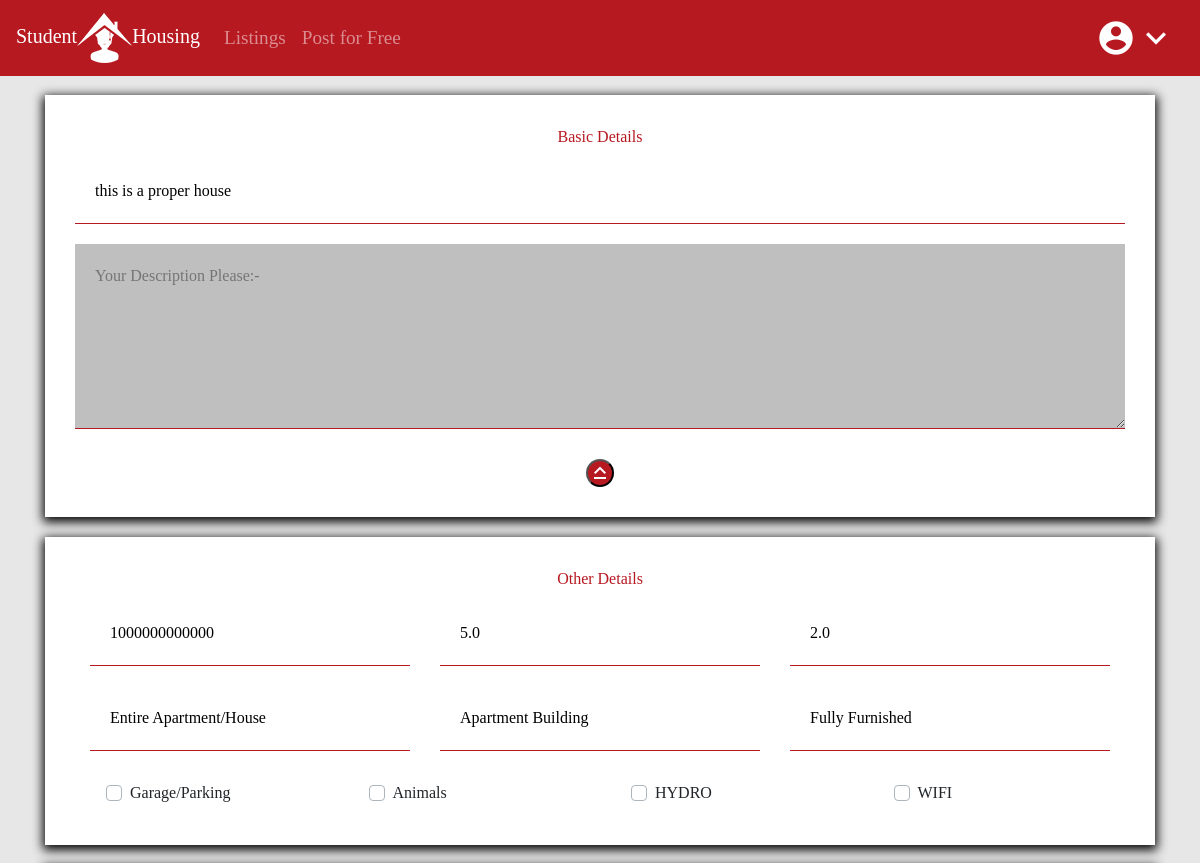
Page /edit/10 (signed in, upper part) on the earlier database version.
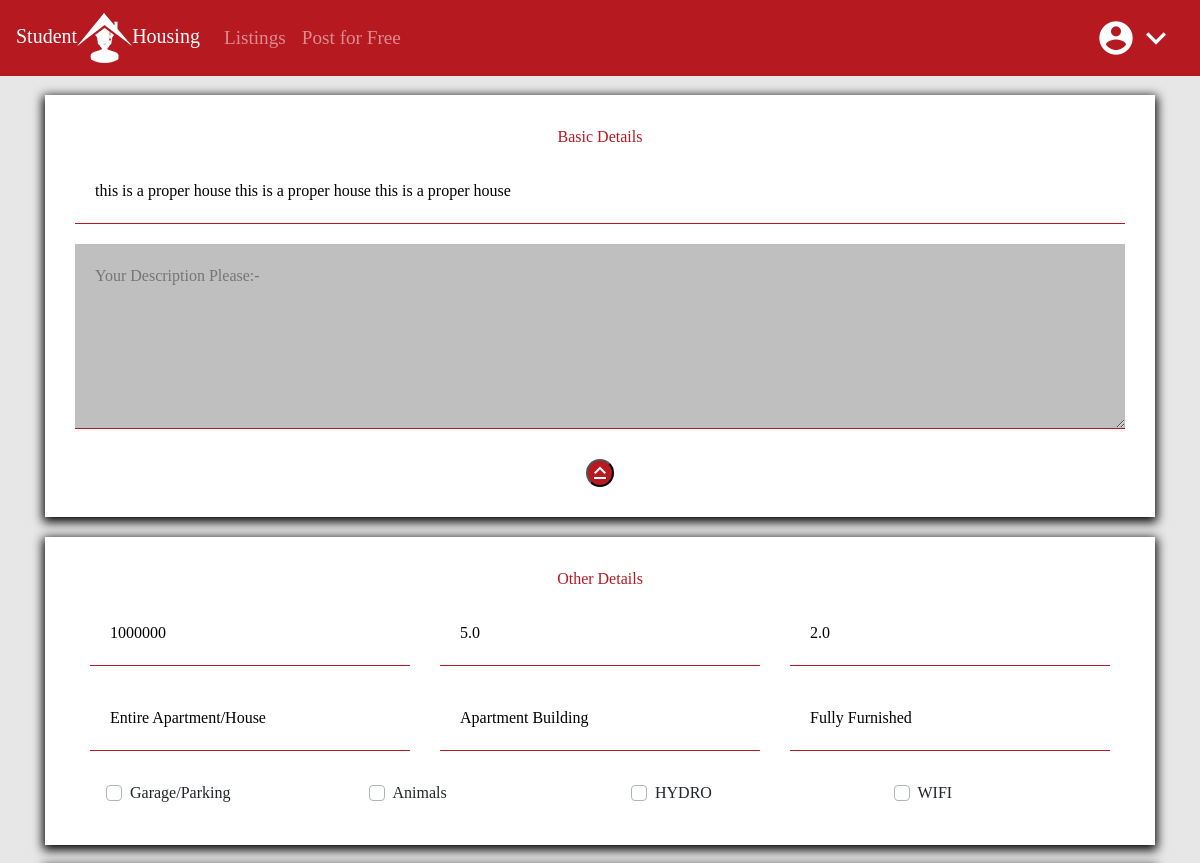
Same page on the later database version.
### listings/models.py (models this page shows, shortened)
class HouseListings(models.Model):
    title = models.CharField(max_length=200)
    description = models.TextField(blank=True)
    price = models.IntegerField()
    address = models.CharField(max_length=200, default="")
    city = models.CharField(max_length=10, choices=city)
    zipCode = models.CharField(max_length=10)
    building_type = models.CharField(choices=typeB, max_length=18)
    garage = models.BooleanField(default=False)
    space_given = models.CharField(choices=space, max_length=15)
    created_date = models.DateTimeField(default=timezone.now, blank=True)
    is_published = models.BooleanField(default=True)
    image1 = models.ImageField(upload_to='photos/%Y%m%d/', default="default.jpeg")
    image2 = models.ImageField(upload_to='photos/%Y%m%d/', blank=True)
    image3 = models.ImageField(upload_to='photos/%Y%mb%d/', blank=True)
    image4 = models.ImageField(upload_to='photos/%Y%m%d/', blank=True)
    image5 = models.ImageField(upload_to='photos/%Y%m%d/', blank=True)
    image6 = models.ImageField(upload_to='photos/%Y%m%d/', blank=True)
    image7 = models.ImageField(upload_to='photos/%Y%m%d/', blank=True)
    image8 = models.ImageField(upload_to='photos/%Y%m%d/', blank=True)
    image9 = models.ImageField(upload_to='photos/%Y%mb%d/', blank=True)
    image10 = models.ImageField(upload_to='photos/%Y%m%d/', blank=True)
    image11 = models.ImageField(upload_to='photos/%Y%m%d/', blank=True)
    image12 = models.ImageField(upload_to='photos/%Y%m%d/', blank=True)
    bathrooms = models.DecimalField(max_digits=2, default=1, decimal_places=1)
    electricityIncluded = models.BooleanField(default=False)
    wifiIncluded = models.BooleanField(default=False)
    animalsAllowed = models.BooleanField(default=False)
    furnished = models.TextField(choices=furnish)
    user = models.ForeignKey(User, on_delete=models.CASCADE)
    size = models.DecimalField(blank=True, decimal_places=1, max_digits=2, default=3.5)
    bathrooms = models.DecimalField(blank=True, decimal_places=1, max_digits=2, default=2)

### listings/views.py (the view)
# urls.py: path('edit/<int:request_id>', views.edit_listing, name='edit'),
def edit_listing(request, request_id):
    listing = get_object_or_404(HouseListings, pk=request_id)
    if listing.user == request.user:
        if request.method == 'POST':
            form = SaveData(request.POST, request.FILES, instance=listing)
            if form.is_valid():
                listing.save()
                return redirect('listings')
        else:
            form = SaveData()
        return render(request, 'add_listing.html',
                      {' form': form, 'listing': listing, 's': space_type_c, 'c': city_c, 'b': building_type_c,
                       'o': order_c,
                       'f': furnished_c})
    else:
        messages.error("You Cannot Edit This Listing")
        return redirect('dashboard')

### listings/forms.py
class SaveData(forms.ModelForm):
    class Meta:
        model = HouseListings
        exclude = ['created_date', 'user']

### templates/add_listing.html (shortened to what this page needs)
{% extends 'base.html' %}
{% block content %}
<div class="newAds container">
    <form method="POST" enctype="multipart/form-data"> {% csrf_token%}
            <div class="new_upload_card container">
                <div class="card-heading">Basic Details</div>
                <input type="text" name="title" placeholder="Title (keep it short and sweet) *" value="{{listing.title}}" required>
                <textarea name="description" placeholder="Your Description Please:-" rows="6"  value="{{listing.description}}">{{listing.description}}</textarea>
                <a href="#card2">
                    <button type="button" class="new_upload_button"><i class="material-icons">keyboard_capslock
                    </i></button>
                </a>
            </div>
            <div class="new_upload_card container" id="card2">
                <div class="card-heading">Other Details</div>
                <div class="row row-cols-3">
                    <div class="col-lg-4">
                        <input type="text" name="price" placeholder="Price / Month  *" required  value="{{listing.price}}">
                    </div>
                    <div class="col-4">
                        <input type="number" step="0.5" name="size" class="input-form-txt" placeholder="size (3.5 , 5.5)" max="20" min="0.5"  value="{{listing.size}}">
                    </div>
                    <div class="col-4">
                        <input type="number" step="0.5" name="bathroom" class="input-form-txt" placeholder="Bathrooms (1, 1.5)" max="20" min="1"   value="{{listing.bathrooms}}">
                    </div>
                    <div class="col-4">
                        <select class="input-form-dpd" name="space_given">
                            {% for i,j in s.items %}
                        <option value="{{i}}" {%if i == listing.space_given %} selected {%endif%}>{{j}}</option>
                        {%endfor%}
                        </select></div>
                    <div class="col-4">
                        <select class="input-form-dpd" name="building_type">
    {% for i,j in b.items %}
                        <option value="{{i}}" {%if i == listing.building_type %} selected {%endif%}>{{j}}</option>
                        {%endfor%}
                        </select></div>
                    <div class="col-4">
                        <select class="input-form-dpd" name="furnished">
    {% for i,j in f.items %}
                        <option value="{{i}}" {%if i == listing.furnished %} selected {%endif%}>{{j}}</option>
                        {%endfor%}
                        </select></div>
                    <div class="col-3">
                        <div class=" custom-checkbox input-form-cb">
                            <label class="custom-control-label" for="Garage">Garage/Parking</label>
                        </div>
                    </div>
                    <div class="col-3">
                        <div class=" custom-checkbox input-form-cb">
                            <label class="custom-control-label" for="animals">Animals</label>
                        </div>
                    </div>
                    <div class="col-3">
                        <div class=" custom-checkbox input-form-cb">
                            <label class="custom-control-label" for="hydro">HYDRO</label>
                        </div>
                    </div>
                    <div class="col-3">
                        <div class=" custom-checkbox input-form-cb">
                            <label class="custom-control-label" for="wifi">WIFI</label>
                        </div>
                    </div>
                </div>
            </div>
    </form>
</div>
{%endblock%}

Differences in the rows shown:
changed HouseListings "Your Description Please:-": title "this is a proper house" → "this is a proper house this is a proper house this is a proper house"; price "1000000000000" → "1000000"
